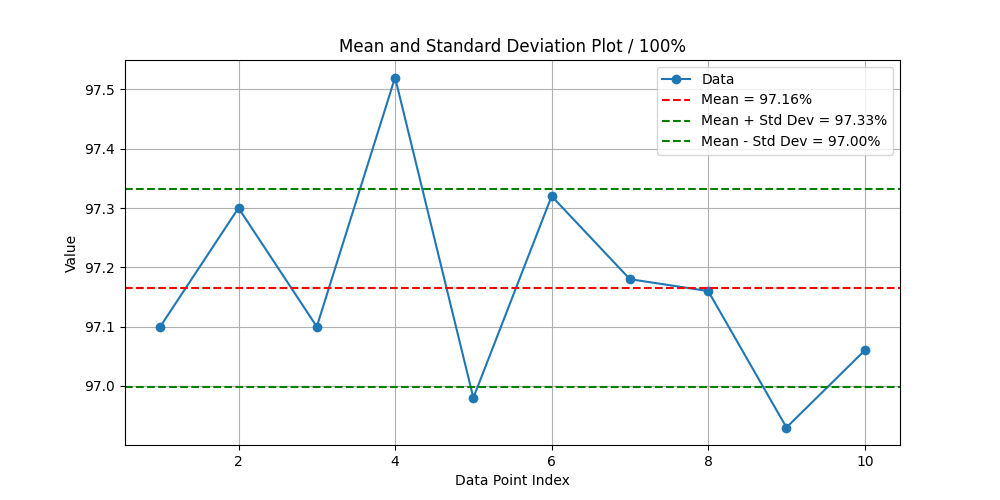

Here is the Python script that generated this plot:
import numpy as np
import matplotlib.pyplot as plt
from colorama import Fore , Style
import random
import pyfiglet
import colorama

colorama.init(autoreset=True)

def rainbow_text(text):
    colors = [Fore.RED, Fore.YELLOW, Fore.GREEN, Fore.BLUE, Fore.MAGENTA, Fore.CYAN, Fore.WHITE]
    rainbow_str = ""
    for char in text:
        rainbow_str += random.choice(colors) + char
    return rainbow_str + Style.RESET_ALL
ascii_art = pyfiglet.figlet_format("DATA ANALYSIS", width=100)
print(rainbow_text(ascii_art))

data = [97.10, 97.30, 97.10, 97.52, 96.98, 97.32, 97.18, 97.16, 96.93, 97.06] # This information is obtained from ten self-training sessions.
mean_value = np.mean(data)
std_dev_value = np.std(data)
x_values = range(1, len(data) + 1)
plt.figure(figsize=(10,5))
plt.plot(x_values, data, label='Data', marker='o', linestyle='-')
plt.axhline(y=mean_value, color='r', linestyle='--', label=f'Mean = {mean_value:.2f}%')
plt.axhline(y=mean_value + std_dev_value, color='g', linestyle='--', label=f'Mean + Std Dev = {mean_value + std_dev_value:.2f}%')
plt.axhline(y=mean_value - std_dev_value, color='g', linestyle='--', label=f'Mean - Std Dev = {mean_value - std_dev_value:.2f}%')
plt.title("Mean and Standard Deviation Plot / 100%")
plt.xlabel("Data Point Index")
plt.ylabel("Value")
plt.legend()
plt.grid(True)
plt.savefig('data_analysis_mean_stddev.png')
print(Fore.GREEN + 'Graph created successfully')
plt.show()


